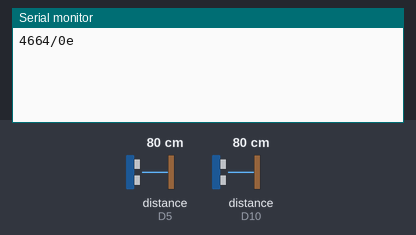
Simulated run of this sketch. Board: Arduino Zero (SAMD21). On the bench: the last lines printed to the serial monitor. Wiring (inferred from the names in the program): 2 × ultrasonic range finder: trigger D6, echo D5 / trigger D11, echo D10. The test bench sets the inputs (shaded band); at power-on: distance to the obstacle (sensors on D10, D5) 80 cm (analog values on the 0–1023 scale). The echo pulse lasts 58.3 µs per cm.

Above: at 2.0 s.
2.1 s: distance to the obstacle (sensor on D10) set to 2 cm
At 3.1 s:
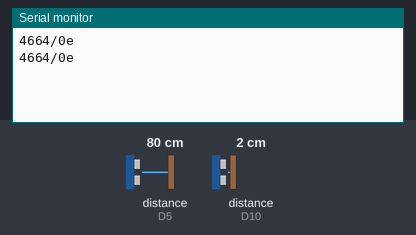
3.8 s: distance to the obstacle (sensor on D10) set to 4 cm
At 5.0 s:
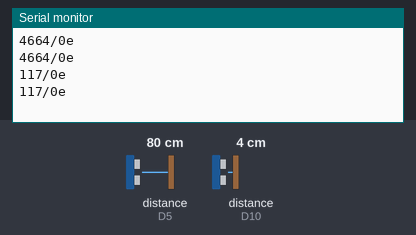
Timing chart, 0 to 6.8 s (numbered marks = the images above; inputs shaded):
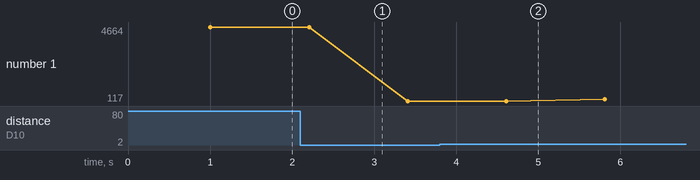

The sketch:

finalprojectthereminMTEC2280.ino
```cpp
const int echo1 = 10;
const int trigger1 = 11;
const int echo2 = 5;
const int trigger2 = 6;
long duration = 0;
long duration2 = 0;

void setup() {
  // put your setup code here, to run once:
   Serial.begin(115200);
   analogReadResolution(10);
   pinMode(trigger1, OUTPUT);
   pinMode(trigger2, OUTPUT);
   pinMode(echo1, INPUT);
   pinMode(echo2, INPUT);
}

void loop() {
  // put your main code here, to run repeatedly:
digitalWrite(trigger1, LOW);
digitalWrite(trigger2, LOW);
delayMicroseconds(5);

digitalWrite(trigger1, HIGH);
digitalWrite(trigger2, HIGH);
delayMicroseconds(10);

digitalWrite(trigger1, LOW);
digitalWrite(trigger2, LOW);

duration = pulseIn(echo1, HIGH);
duration2 = pulseIn(echo2, HIGH);
//duration = digitalRead(echo1);

float distance = (duration*.0343)/2;
float frequency = map(distance, 5, 30, 440, 1760);

  Serial.print(duration);
  Serial.print('/');
  Serial.print(duration2);
	Serial.println('e');
	delay(200);

}
```

Measured:
- plotted number 1: 4664 → 117 after the input at 2.1 s, 117 → 234 after the input at 3.8 s
